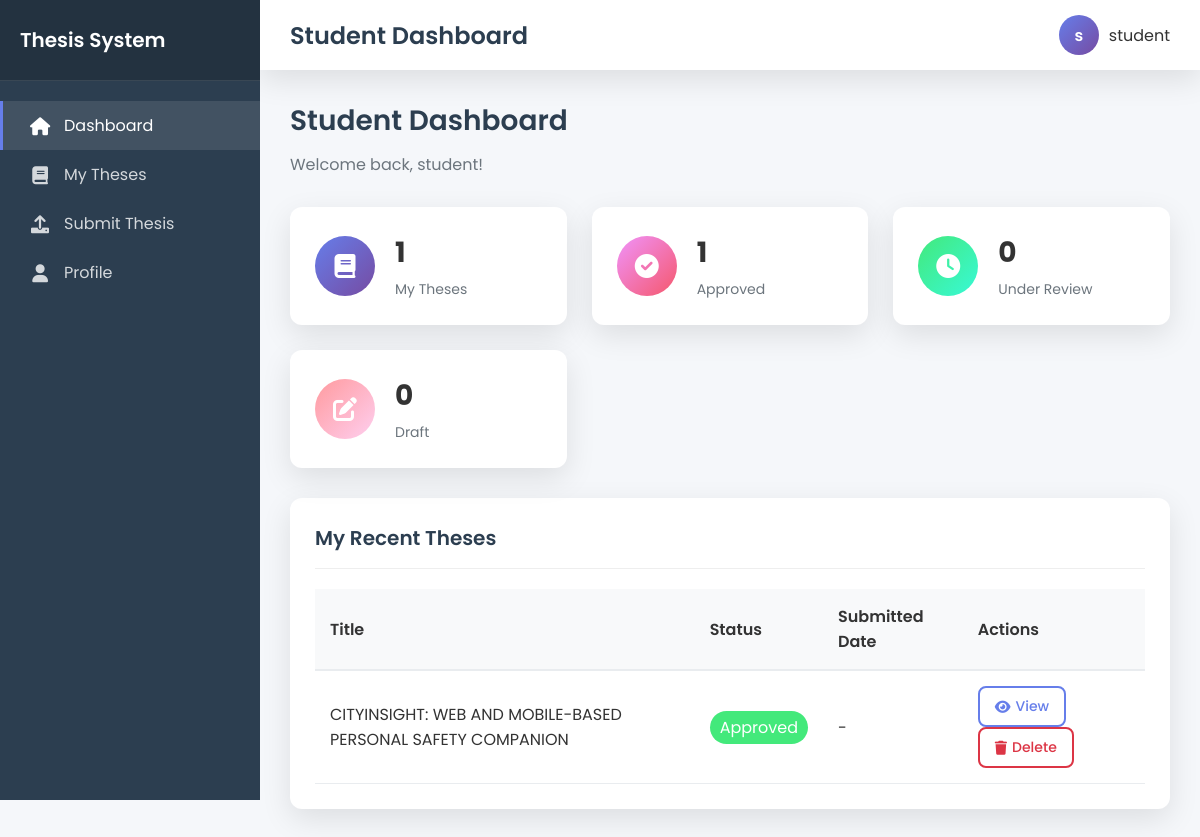
The page /student/dashboard.php (signed in) on the database its author committed.
### tables this page shows
CREATE TABLE `theses` (
  `id` int(11) NOT NULL,
  `title` varchar(255) NOT NULL,
  `abstract` text NOT NULL,
  `keywords` text DEFAULT NULL,
  `author_id` int(11) NOT NULL,
  `adviser_id` int(11) DEFAULT NULL,
  `department_id` int(11) NOT NULL,
  `program_id` int(11) NOT NULL,
  `year` year(4) NOT NULL,
  `status` enum('draft','submitted','under_review','approved','rejected') DEFAULT 'draft',
  `submitted_at` timestamp NULL DEFAULT NULL,
  `approved_at` timestamp NULL DEFAULT NULL,
  `created_at` timestamp NOT NULL DEFAULT current_timestamp(),
  `updated_at` timestamp NOT NULL DEFAULT current_timestamp() ON UPDATE current_timestamp()
);

### includes/Auth.php (called while the page is built, shortened)
<?php
class Auth
{
    public static function check()
    {
        return isset($_SESSION['logged_in']) && $_SESSION['logged_in'] === true;
    }
    public static function id()
    {
        return self::check() ? $_SESSION['user_id'] : null;
    }
}

### models/Model.php (called while the page is built, shortened)
<?php
class Model {
    public function __construct($database) {
        $this->pdo = $database;
    }
}
?>

### models/Thesis.php (called while the page is built, shortened)
<?php
require_once 'Model.php';
class Thesis extends Model {
    public function getStudentThesisCount($studentId) {
        $stmt = $this->pdo->prepare("SELECT COUNT(*) as total FROM theses WHERE author_id = ?");
        $stmt->execute([$studentId]);
        return $stmt->fetch(PDO::FETCH_ASSOC)['total'];
    }
    public function getStudentThesisCountByStatus($studentId, $status) {
        $stmt = $this->pdo->prepare("SELECT COUNT(*) as total FROM theses WHERE author_id = ? AND status = ?");
        $stmt->execute([$studentId, $status]);
        return $stmt->fetch(PDO::FETCH_ASSOC)['total'];
    }
    public function getRecentStudentTheses($studentId, $limit = 5) {
        $stmt = $this->pdo->prepare(
            "SELECT t.*, u.first_name as author_first_name, u.last_name as author_last_name,
                   adv.first_name as adviser_first_name, adv.last_name as adviser_last_name,
                   d.name as department_name, p.name as program_name
            FROM theses t
            LEFT JOIN users u ON t.author_id = u.id
            LEFT JOIN users adv ON t.adviser_id = adv.id
            LEFT JOIN departments d ON t.department_id = d.id
            LEFT JOIN programs p ON t.program_id = p.id
            WHERE t.author_id = ?
            ORDER BY t.created_at DESC
            LIMIT " . (int)$limit
        );
        $stmt->execute([$studentId]);
        return $stmt->fetchAll(PDO::FETCH_ASSOC);
    }
}
?>

### student/dashboard.php (the view, shortened to what this page needs)
<?php
require_once '../config/db.php';
require_once '../includes/Auth.php';
require_once '../models/Thesis.php';
$thesisModel = new Thesis($pdo);
$totalTheses = $thesisModel->getStudentThesisCount(Auth::id());
$approvedTheses = $thesisModel->getStudentThesisCountByStatus(Auth::id(), 'approved');
$underReviewTheses = $thesisModel->getStudentThesisCountByStatus(Auth::id(), 'under_review');
$draftTheses = $thesisModel->getStudentThesisCountByStatus(Auth::id(), 'draft');
$recentTheses = $thesisModel->getRecentStudentTheses(Auth::id(), 5);
?>
<div class="page-header">
    <h2>Student Dashboard</h2>
    <p>Welcome back, <?php echo $_SESSION['username']; ?>!</p>
</div>
<div class="stats-grid">
    <div class="stat-card">
        <div class="stat-icon" style="background: linear-gradient(135deg, #667eea 0%, #764ba2 100%);">
            <i class="fas fa-book"></i>
        </div>
        <div class="stat-content">
            <h4><?php echo $totalTheses; ?></h4>
            <p>My Theses</p>
        </div>
    </div>
    <div class="stat-card">
        <div class="stat-icon" style="background: linear-gradient(135deg, #f093fb 0%, #f5576c 100%);">
            <i class="fas fa-check-circle"></i>
        </div>
        <div class="stat-content">
            <h4><?php echo $approvedTheses; ?></h4>
            <p>Approved</p>
        </div>
    </div>
    <div class="stat-card">
        <div class="stat-icon" style="background: linear-gradient(135deg, #43e97b 0%, #38f9d7 100%);">
            <i class="fas fa-clock"></i>
        </div>
        <div class="stat-content">
            <h4><?php echo $underReviewTheses; ?></h4>
            <p>Under Review</p>
        </div>
    </div>
    <div class="stat-card">
        <div class="stat-icon" style="background: linear-gradient(135deg, #ff9a9e 0%, #fecfef 100%);">
            <i class="fas fa-edit"></i>
        </div>
        <div class="stat-content">
            <h4><?php echo $draftTheses; ?></h4>
            <p>Draft</p>
        </div>
    </div>
</div>
<div class="card fade-in">
    <div class="card-header">
        <h3>My Recent Theses</h3>
    </div>
    <div class="table-responsive">
        <table class="table" style="width: 100%; border-collapse: collapse;">
            <thead>
                <tr style="background: #f8f9fa; border-bottom: 2px solid #e9ecef;">
                    <th style="padding: 15px; text-align: left; font-weight: 600;">Title</th>
                    <th style="padding: 15px; text-align: left; font-weight: 600;">Status</th>
                    <th style="padding: 15px; text-align: left; font-weight: 600;">Submitted Date</th>
                    <th style="padding: 15px; text-align: left; font-weight: 600;">Actions</th>
                </tr>
            </thead>
            <tbody>
                <?php if (count($recentTheses) > 0): ?>
                    <?php foreach ($recentTheses as $thesis): ?>
                        <tr style="border-bottom: 1px solid #e9ecef;">
                            <td style="padding: 15px;"><?php echo htmlspecialchars($thesis['title']); ?></td>
                            <td style="padding: 15px;">
                                <?php
                                $statusClass = '';
                                switch ($thesis['status']) {
                                    case 'approved':
                                        $statusClass = '#43e97b';
                                        $statusText = 'Approved';
                                        break;
                                }
                                ?>
                                <span class="badge" style="background: <?php echo $statusClass; ?>; color: white; padding: 5px 10px; border-radius: 20px;">
                                    <?php echo $statusText; ?>
                                </span>
                            </td>
                            <td style="padding: 15px;">
                                <?php
                                if ($thesis['submitted_at'] && $thesis['status'] !== 'draft') {
                                    echo date('M j, Y', strtotime($thesis['submitted_at']));
                                } else {
                                    echo '-';
                                }
                                ?>
                            </td>
                            <td style="padding: 15px;">
                                <a href="view-thesis.php?id=<?php echo $thesis['id']; ?>" class="btn btn-outline" style="padding: 8px 15px; border: 2px solid #667eea; border-radius: 8px; color: #667eea; text-decoration: none; font-size: 14px; display: inline-flex; align-items: center; gap: 5px; <?php echo ($thesis['status'] === 'draft') ? '' : 'margin-right: 5px;'; ?>">
                                    <i class="fas fa-eye"></i> View
                                </a>
                                <a href="my-theses.php?action=delete&id=<?php echo $thesis['id']; ?>" class="btn btn-outline" style="padding: 8px 15px; border: 2px solid #dc3545; border-radius: 8px; color: #dc3545; text-decoration: none; font-size: 14px; display: inline-flex; align-items: center; gap: 5px;" onclick="return confirm('Are you sure you want to delete this thesis? This action cannot be undone.')">
                                    <i class="fas fa-trash"></i> Delete
                                </a>
                            </td>
                        </tr>
                    <?php endforeach; ?>
                <?php endif; ?>
            </tbody>
        </table>
    </div>
</div>
<?php
include '../views/shared/layout.php';
?>

### views/shared/layout.php (style rules this page uses)
:root { --primary-gradient: linear-gradient(135deg, #667eea 0%, #764ba2 100%); --secondary-gradient: linear-gradient(135deg, #f093fb 0%, #f5576c 100%); --success-gradient: linear-gradient(135deg, #43e97b 0%, #38f9d7 100%); --warning-gradient: linear-gradient(135deg, #ff9a9e 0%, #fecfef 100%); --dark: #2c3e50; --light: #f8f9fa; --gray: #6c757d; --border-radius: 12px; --box-shadow: 0 10px 30px rgba(0, 0, 0, 0.1); }
* { margin: 0; padding: 0; box-sizing: border-box; }
body { font-family: 'Poppins', sans-serif; background: #f5f7fa; color: #333; min-height: 100vh; }
.page-header { margin-bottom: 30px; }
.page-header h2 { font-size: 28px; font-weight: 600; color: var(--dark); margin: 0 0 10px 0; }
.page-header p { color: var(--gray); font-size: 16px; margin: 0; }
.card { background: white; border-radius: var(--border-radius); box-shadow: var(--box-shadow); padding: 25px; margin-bottom: 25px; transition: transform 0.3s ease; }
.card-header { border-bottom: 1px solid #eee; padding-bottom: 15px; margin-bottom: 20px; }
.card-header h3 { font-size: 20px; font-weight: 600; margin: 0; color: var(--dark); }
.btn { padding: 12px 20px; border: none; border-radius: var(--border-radius); font-family: 'Poppins', sans-serif; font-weight: 500; cursor: pointer; transition: all 0.3s ease; text-decoration: none; display: inline-flex; align-items: center; justify-content: center; gap: 8px; }
.btn i { font-size: 14px; }
.btn-outline { background: transparent; border: 2px solid #667eea; color: #667eea; }
.stats-grid { display: grid; grid-template-columns: repeat(auto-fit, minmax(250px, 1fr)); gap: 25px; margin-bottom: 30px; }
.stat-card { background: white; border-radius: var(--border-radius); box-shadow: var(--box-shadow); padding: 25px; display: flex; align-items: center; gap: 20px; transition: all 0.3s ease; }
.stat-icon { width: 60px; height: 60px; border-radius: 50%; display: flex; align-items: center; justify-content: center; font-size: 24px; color: white; }
.stat-content h4 { font-size: 28px; font-weight: 700; margin: 0 0 5px 0; }
.stat-content p { color: var(--gray); margin: 0; font-size: 14px; }
.fade-in { animation: fadeIn 0.6s ease-out; }

### rows shown on the page
theses: title "CITYINSIGHT: WEB AND MOBILE-BASED PERSONAL SAFETY COMPANION", status "Approved"

### other values the page prints
$item['title'] "Dashboard"
$item['title'] "My Theses"
$item['title'] "Submit Thesis"
$item['title'] "Profile"
$title "Student Dashboard"
substr($_SESSION['username'], 0, 1) "s"
$_SESSION['username'] "student"
$totalTheses "1"
$approvedTheses "1"
$underReviewTheses "0"
$draftTheses "0"
